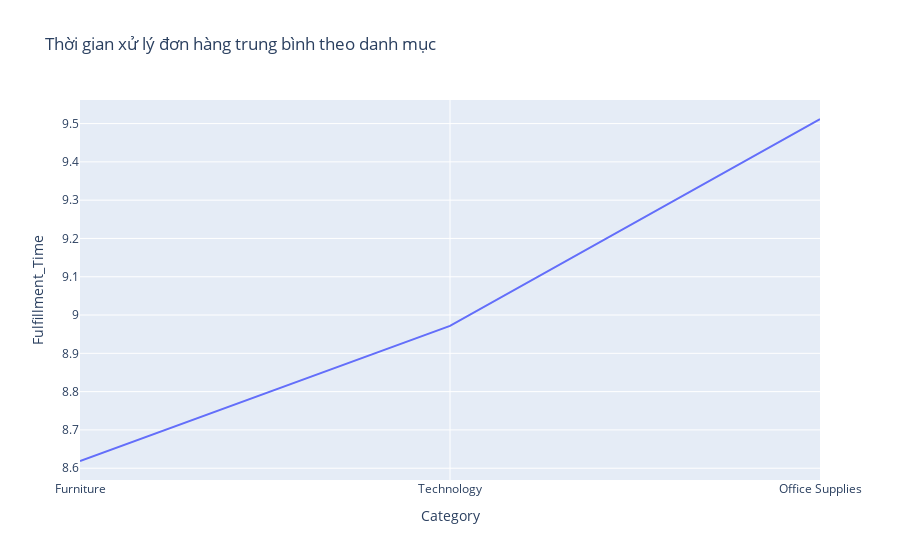

Notebook code cell kept with this figure:
### Markdown cell above
**Thời gian hoàn thành đơn hàng của các doanh mục**

### Code cell
fullfillment_time = raw_data.groupby('Category')['Fulfillment_Time'].mean().sort_values(ascending=True).reset_index()

fig = px.line(fullfillment_time, x='Category', y='Fulfillment_Time', title='Thời gian xử lý đơn hàng trung bình theo danh mục')
fig.show()

### Figure 1 — Plotly figure (JSON) as saved in the notebook; plotly's stock layout.template omitted (floating-point values rounded to 4 significant figures)
{"data": [{"hovertemplate": "Category=%{x}<br>Fulfillment_Time=%{y}<extra></extra>", "legendgroup": "", "line": {"color": "#636efa", "dash": "solid"}, "marker": {"symbol": "circle"}, "mode": "lines", "name": "", "orientation": "v", "showlegend": false, "type": "scatter", "x": ["Furniture", "Technology", "Office Supplies"], "xaxis": "x", "y": [8.619, 8.972, 9.512], "yaxis": "y"}], "layout": {"legend": {"tracegroupgap": 0}, "title": {"text": "Thời gian xử lý đơn hàng trung bình theo danh mục"}, "xaxis": {"anchor": "y", "domain": [0, 1], "title": {"text": "Category"}}, "yaxis": {"anchor": "x", "domain": [0, 1], "title": {"text": "Fulfillment_Time"}}}}
